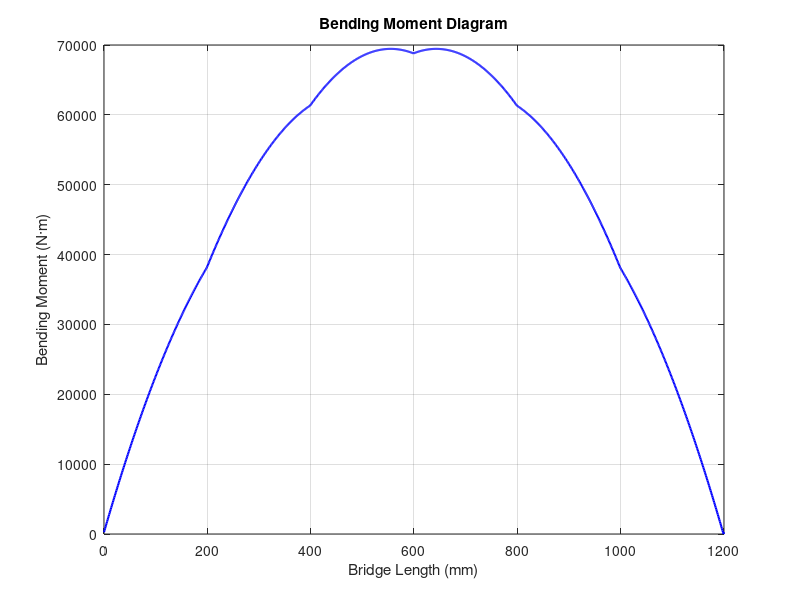
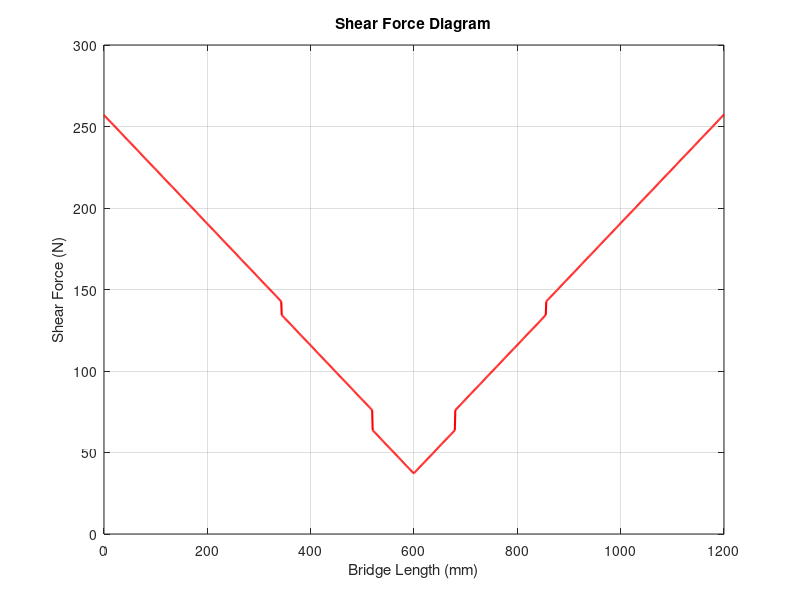

The MATLAB source for these figures, in order:
% Bridge Analysis and Factor of Safety Calculation
% CIV102 Course - Civil Engineering Bridge Project
% Authors: Mani Majd, Charlie Martinez, Shreyaj Pal Choundry 
% Date: November 2024

% Description:
% This MATLAB script performs structural analysis for a bridge subjected 
% to train loading. It calculates the shear force diagram (SFD), bending 
% moment diagram (BMD), and determines the structural properties and 
% factors of safety (FOS) for various failure modes.

%% Initialize Parameters
L = 1200; % Length of bridge in mm
n = 1200; % Number of 1 mm segments
P = 400; % Total weight of the train [N]
x = linspace(0, L, n+1); % x-axis discretization

%% SFD and BMD under Train Loading
x_train = [0 176 340 516 680 856]; % Train Load Locations (relative to train start)
P_train = ones(1, length(x_train)) * P / length(x_train); % Equal distribution
n_train = 345; % Number of discrete train positions
SFDi = zeros(n_train, n+1); % Initialize SFD matrix
BMDi = zeros(n_train, n+1); % Initialize BMD matrix

% Reaction Forces and Shear/Bending Calculation
for i = 1:n_train
    ForceBy = sum(P_train .* (x_train + i - 1)) / L; % Right reaction
    ForceAy = P - ForceBy; % Left reaction
    
    % Shear Force Diagram (SFD) calculation
    for j = 1:length(x)
        SFDi(i, j) = ForceAy; % Start with left reaction
        for k = 1:length(x_train)
            if j >= i + x_train(k)
                SFDi(i, j) = SFDi(i, j) - P_train(k);
            end
        end
    end
    
    % Bending Moment Diagram (BMD) calculation
    BMDi(i, :) = cumsum(SFDi(i, :) * (L / n)); % Bending moment from shear
end

% Envelope Calculation
SFD = max(abs(SFDi)); % Shear force envelope
BMD = max(abs(BMDi)); % Bending moment envelope

%% Structural Properties and FOS Calculations
% Beam dimensions
top_flange_base = 100;
top_flange_height = 1.27;
glue_tab_thickness = 5 * 2;
glue_tab_height = 1.27;
web_thickness = 1.27 * 2;
web_height = 75 - top_flange_height;
bottom_flange_base = 80;
bottom_flange_height = 1.27;
spacing_of_diaphragms = 400;

% Centroid and Inertia
top_flange_area = top_flange_base * top_flange_height;
glue_tab_area = glue_tab_thickness * glue_tab_height;
web_area = web_thickness * web_height;
bottom_flange_area = bottom_flange_base * bottom_flange_height;

total_area = top_flange_area + glue_tab_area + web_area + bottom_flange_area;

top_flange_centroid = web_height + bottom_flange_height + top_flange_height / 2;
glue_tab_centroid = web_height + bottom_flange_height - glue_tab_height / 2;
web_centroid = web_height / 2 + bottom_flange_height;
bottom_flange_centroid = bottom_flange_height / 2;

centroid = (top_flange_area * top_flange_centroid + ...
    glue_tab_area * glue_tab_centroid + ...
    web_area * web_centroid + ...
    bottom_flange_area * bottom_flange_centroid) / total_area;

inertia = ...
    (top_flange_base * top_flange_height^3 / 12) + top_flange_area * (top_flange_centroid - centroid)^2 + ...
    (glue_tab_thickness * glue_tab_height^3 / 12) + glue_tab_area * (glue_tab_centroid - centroid)^2 + ...
    (web_thickness * web_height^3 / 12) + web_area * (web_centroid - centroid)^2 + ...
    (bottom_flange_base * bottom_flange_height^3 / 12) + bottom_flange_area * (bottom_flange_centroid - centroid)^2;

% Stress Calculations
Compressive_stress = (max(BMD) * (web_height + bottom_flange_height + top_flange_height - centroid) * 1e3) / inertia;
Tensile_stress = (max(BMD) * centroid * 1e3) / inertia;

Qcent = web_thickness * (centroid - bottom_flange_height) * (centroid - bottom_flange_height / 2);
Shear_stress_centre = max(SFD) * Qcent / (inertia * web_thickness);

Qglue = top_flange_base * top_flange_height * (web_height + bottom_flange_height + top_flange_height / 2 - centroid);
Shear_stress_glue = max(SFD) * Qglue / (inertia * (web_thickness + glue_tab_thickness));

%% Factor of Safety Calculations
FOS_Tension = 30 / Tensile_stress;
FOS_Compression = 6 / Compressive_stress;
FOS_Shear = 4 / Shear_stress_centre;
FOS_Glue = 2 / Shear_stress_glue;

%% Plotting
% Bending Moment Diagram
figure;
plot(x, BMD, 'b', 'LineWidth', 1.5);
title('Bending Moment Diagram');
xlabel('Bridge Length (mm)');
ylabel('Bending Moment (N·m)');
grid on;

% Shear Force Diagram
figure;
plot(x, SFD, 'r', 'LineWidth', 1.5);
title('Shear Force Diagram');
xlabel('Bridge Length (mm)');
ylabel('Shear Force (N)');
grid on;